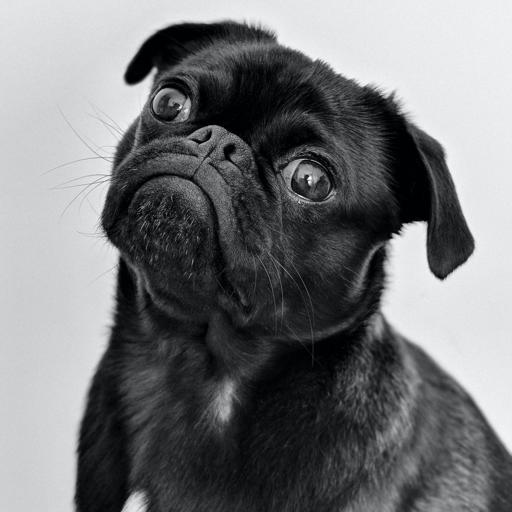
#> input picture project/tensor_decompositions/dog.jpg, 512 x 512 px
$ python TT_Tom_test_2.py
#> lines starting #> are read from the running program, lines starting #| are printed output that depends on the picture; long printed decimals are rounded
from PIL import Image
from scipy import linalg
import numpy as np
import tensorly as ty
import matplotlib.pyplot as plt


def main():
    original_image = Image.open('dog.jpg')
#> original_image is the input picture: PIL image 512x512 RGB; mean R, G, B 117.6, 118.6, 120.6
    tt, d, r, n = tt_decomposition(original_image)
    reconstructed_image = reconstruction(tt, d, r, n)
    compare(original_image, reconstructed_image)


def tt_decomposition(tensor, epsilon=0.01):
#> called with epsilon = 0.01
    p = np.asarray(np.reshape(tensor, (4, 4, 4, 4, 4, 4, 4, 4, 4, 3)))
    n = p.shape
#> n = (4, 4, 4, 4, 4, 4, 4, 4, 4, 3)
    d = len(n)
#> d = 10
    delta = (epsilon / np.sqrt(d - 1)) * np.linalg.norm(p)
#> delta = 439.4
    r = np.zeros(d + 1)
#> r = [0, 0, 0, 0, 0, 0, 0, 0, 0, 0, 0]
    r[0] = 1
    r[-1] = 1
    g = []
    c = p.copy()
    for k in range(d - 1):
        # print(k)
        m = int(r[k] * n[k])  # r_(k-1)*n_k
        b = int(c.size / m)  # numel(C)/r_(k-1)*n_k
        c = np.reshape(c, [m, b])
        [U, S, V] = linalg.svd(c, full_matrices=False)
        V = V.transpose()
        S = np.diag(S)
        s = np.diagonal(S)
        s = np.reshape(s, (s.shape[0], 1))
        # print(c.shape)
        rank = 0
        error = np.linalg.norm(s[rank + 1])
        while error > delta:
            rank += 1
            error = np.linalg.norm(s[rank + 1:])
        r[k + 1] = rank + 1
        # print(k,r)
        g.append(np.reshape(U[:, :int(r[k + 1])], [int(r[k]), int(n[k]), int(r[k + 1])]))
        p_1 = S[:int(r[k + 1]), :int(r[k + 1])]
        p_2 = V[:, :int(r[k + 1])]
        c = p_1 @ p_2.transpose()
#> this loop made 9 passes
#> s on pass 1: [123790.7, 32064.3, 24471.4, 20563]
#> pass 3, in tt_decomposition, `[U, S, V] = linalg.svd(c, full_matrices=False)`:
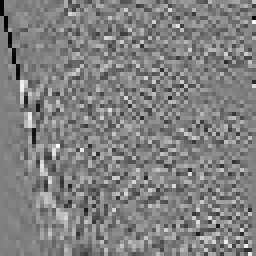
#> U: shape (64, 64) float32 (shown 4 times larger); min -0.522, max 0.513, mean 0.000397; drawn with min black and max white
#> pass 3, in tt_decomposition, `S = np.diag(S)`:
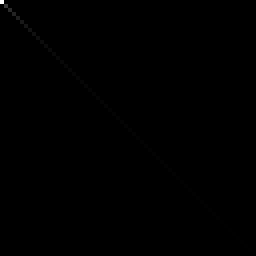
#> S: shape (64, 64) float32 (shown 4 times larger); min 0, max 122305.6, mean 87.9; drawn with min black and max white
#> after the loop, g = 9 items; r = [1, 4, 16, 63, 227, 226, 63, 17, 5, 2, 1]
    g.append(np.reshape(c, (int(r[d - 1]), int(n[d - 1]), int(r[d]))))
    print(f'norm of last core =   {linalg.norm(g[-1])}')
#| norm of last core =   131808.391
    print(f'norm of tensor =      {linalg.norm(p)}')
#| norm of tensor =      131811.774
#> in main, `tt, d, r, n = tt_decomposition(original_image)`: tt = 10 items; d = 10; r = [1, 4, 16, 63, 227, 226, 63, 17, 5, 2, 1]; n = (4, 4, 4, 4, 4, 4, 4, 4, 4, 3)
    return g, d, r, n


def reconstruction(g, d, r, n):
#> called with d = 10, r = array of shape (11,), n = (4, 4, 4, 4, 4, 4, 4, 4, 4, 3)
    r = list(r.astype(np.uint))
#> r = [1, 4, 16, 63, 227, 226, 63, 17, 5, 2, 1]
    # for i in range(len(r)):
    #     r[i] = int(r[i])
    # print(f'r= {r}')
    n = list(n)
#> n = [4, 4, 4, 4, 4, 4, 4, 4, 4, 3]
    full_tensor = np.reshape(g[0], (int(n[0]), int(r[1])))
#> full_tensor = [[-0.654, 0.732, 0.163, 0.0988], [-0.452, -0.552, 0.699, -0.045], [-0.497, -0.237, -0.548, -0.629], [-0.349, -0.32, -0.429, 0.769]]

    for k in range(1, d):
        full_tensor = full_tensor.dot(g[k].reshape(int(r[k]), int(n[k]) * int(r[k + 1])))
        full_tensor = full_tensor.reshape(np.prod(n[:k + 1]), int(r[k + 1]))
#> this loop made 9 passes
#> pass 2, in reconstruction, `full_tensor = full_tensor.reshape(np.prod(n[:k + 1]), int(r[k + 1]))`:
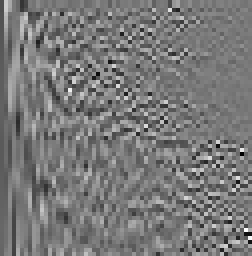
#> full_tensor: shape (64, 63) float32 (shown 4 times larger); min -0.527, max 0.578, mean -0.00218; drawn with min black and max white
#> pass 3, in reconstruction, `full_tensor = full_tensor.dot(g[k].reshape(int(r[k]), int(n[k]) * int(..`:
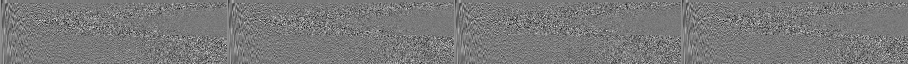
#> full_tensor: shape (64, 908) float32; min -0.352, max 0.384, mean 0.000296; drawn with min black and max white
#> pass 3, in reconstruction, `full_tensor = full_tensor.reshape(np.prod(n[:k + 1]), int(r[k + 1]))`:
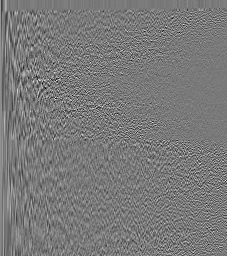
#> full_tensor: shape (256, 227) float32; min -0.352, max 0.384, mean 0.000296; drawn with min black and max white
    # print(full_tensor.shape)
    q = [2 * i for i in range(d // 2)] + [1 + 2 * i for i in range(d // 2)]
    # print(f'q = {q}')
    # full_tensor = full_tensor.reshape(n).transpose(q)
    # full_tensor = full_tensor * 255 / (abs(full_tensor.min()) + full_tensor.max())
    z = np.array(np.reshape(full_tensor, (512, 512, 3)))
    return Image.fromarray((z).astype(np.uint8), 'RGB')


def compare(image1, image2):
    f = plt.figure()
    f.add_subplot(1, 2, 1)
    plt.imshow(image1)
    plt.axis('off')
    f.add_subplot(1, 2, 2)
    plt.imshow(image2)
    plt.axis('off')
    plt.show(block=True)


def rearrange(arr):
    res = np.ndarray.tolist(arr)
    res2 = [item for sublist in res for item in sublist]
    fin = [[], [], []]
    for i in range(len(res[0])):
        i1 = res2[0]
        i2 = res2[1]
        i3 = res2[2]
        fin[0].append(i1)
        fin[1].append(i2)
        fin[2].append(i3)
        res2 = res2[3:]
    return np.array(fin)


def rearrange_2(arr):
    res = np.ndarray.tolist(arr)
    res2 = [item for sublist in res for item in sublist]
    res3 = [item for sublist in res2 for item in sublist]
    fin = [[[] for _ in range(8)] for _ in range(8)]
    index_1 = 0
    index_2 = int(len(res3) // 3)
    index_3 = int(2 * (len(res3) // 3))
    for i in range(8):
        for j in range(8):
            fin[i][j].append(res3[index_1])
            fin[i][j].append(res3[index_2])
            fin[i][j].append(res3[index_3])
            index_1 += 1
            index_2 += 1
            index_3 += 1
    return np.array(fin)


if __name__ == '__main__':
    main()
